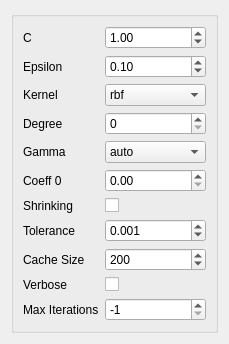
<?xml version="1.0" encoding="UTF-8"?>
<ui version="4.0">
 <class>Form</class>
 <widget class="QWidget" name="Form">
  <property name="geometry">
   <rect>
    <x>0</x>
    <y>0</y>
    <width>203</width>
    <height>304</height>
   </rect>
  </property>
  <property name="sizePolicy">
   <sizepolicy hsizetype="Ignored" vsizetype="Ignored">
    <horstretch>0</horstretch>
    <verstretch>0</verstretch>
   </sizepolicy>
  </property>
  <property name="windowTitle">
   <string>Form</string>
  </property>
  <layout class="QVBoxLayout" name="verticalLayout">
   <item>
    <widget class="QGroupBox" name="formGroupBox">
     <layout class="QFormLayout" name="formLayout">
      <property name="fieldGrowthPolicy">
       <enum>QFormLayout::AllNonFixedFieldsGrow</enum>
      </property>
      <item row="0" column="0">
       <widget class="QLabel" name="cLabel">
        <property name="text">
         <string>C</string>
        </property>
       </widget>
      </item>
      <item row="0" column="1">
       <widget class="QDoubleSpinBox" name="cDoubleSpinBox">
        <property name="toolTip">
         <string>Penalty parameter C of the error term.</string>
        </property>
        <property name="whatsThis">
         <string>http://scikit-learn.org/stable/modules/generated/sklearn.svm.SVR.html</string>
        </property>
        <property name="value">
         <double>1.000000000000000</double>
        </property>
       </widget>
      </item>
      <item row="1" column="0">
       <widget class="QLabel" name="epsilonLabel">
        <property name="text">
         <string>Epsilon</string>
        </property>
       </widget>
      </item>
      <item row="1" column="1">
       <widget class="QDoubleSpinBox" name="epsilonDoubleSpinBox">
        <property name="toolTip">
         <string>Epsilon in the epsilon-SVR model. It specifies the epsilon-tube within which no penalty is associated in the training loss function with points predicted within a distance epsilon from the actual value.</string>
        </property>
        <property name="whatsThis">
         <string>http://scikit-learn.org/stable/modules/generated/sklearn.svm.SVR.html</string>
        </property>
        <property name="value">
         <double>0.100000000000000</double>
        </property>
       </widget>
      </item>
      <item row="2" column="0">
       <widget class="QLabel" name="kernelLabel">
        <property name="text">
         <string>Kernel</string>
        </property>
       </widget>
      </item>
      <item row="2" column="1">
       <widget class="QComboBox" name="kernelComboBox">
        <property name="toolTip">
         <string>Specifies the kernel type to be used in the algorithm. It must be one of ‘linear’, ‘poly’, ‘rbf’, ‘sigmoid’, ‘precomputed’ or a callable. If none is given, ‘rbf’ will be used. If a callable is given it is used to precompute the kernel matrix.</string>
        </property>
        <property name="whatsThis">
         <string>http://scikit-learn.org/stable/modules/generated/sklearn.svm.SVR.html</string>
        </property>
        <item>
         <property name="text">
          <string>rbf</string>
         </property>
        </item>
        <item>
         <property name="text">
          <string>poly</string>
         </property>
        </item>
        <item>
         <property name="text">
          <string>sigmoid</string>
         </property>
        </item>
        <item>
         <property name="text">
          <string>linear</string>
         </property>
        </item>
        <item>
         <property name="text">
          <string>precomputed</string>
         </property>
        </item>
       </widget>
      </item>
      <item row="3" column="0">
       <widget class="QLabel" name="degreeLabel">
        <property name="text">
         <string>Degree</string>
        </property>
       </widget>
      </item>
      <item row="4" column="0">
       <widget class="QLabel" name="gammaLabel">
        <property name="text">
         <string>Gamma</string>
        </property>
       </widget>
      </item>
      <item row="4" column="1">
       <widget class="QComboBox" name="gammaComboBox">
        <property name="toolTip">
         <string>Kernel coefficient for ‘rbf’, ‘poly’ and ‘sigmoid’. If gamma is ‘auto’ then 1/n_features will be used instead.</string>
        </property>
        <property name="whatsThis">
         <string>http://scikit-learn.org/stable/modules/generated/sklearn.svm.SVR.html</string>
        </property>
        <item>
         <property name="text">
          <string>auto</string>
         </property>
        </item>
        <item>
         <property name="text">
          <string>rbf</string>
         </property>
        </item>
        <item>
         <property name="text">
          <string>poly</string>
         </property>
        </item>
        <item>
         <property name="text">
          <string>sigmoid</string>
         </property>
        </item>
       </widget>
      </item>
      <item row="5" column="0">
       <widget class="QLabel" name="coeff0Label">
        <property name="text">
         <string>Coeff 0</string>
        </property>
       </widget>
      </item>
      <item row="5" column="1">
       <widget class="QDoubleSpinBox" name="coeff0DoubleSpinBox">
        <property name="toolTip">
         <string>Independent term in kernel function. It is only significant in ‘poly’ and ‘sigmoid’.</string>
        </property>
        <property name="whatsThis">
         <string>http://scikit-learn.org/stable/modules/generated/sklearn.svm.SVR.html</string>
        </property>
       </widget>
      </item>
      <item row="6" column="0">
       <widget class="QLabel" name="shrinkingLabel">
        <property name="text">
         <string>Shrinking</string>
        </property>
       </widget>
      </item>
      <item row="6" column="1">
       <widget class="QCheckBox" name="shrinkingCheckBox">
        <property name="toolTip">
         <string>Whether to use the shrinking heuristic.</string>
        </property>
        <property name="whatsThis">
         <string>http://scikit-learn.org/stable/modules/generated/sklearn.svm.SVR.html</string>
        </property>
       </widget>
      </item>
      <item row="7" column="0">
       <widget class="QLabel" name="toleranceLabel">
        <property name="text">
         <string>Tolerance</string>
        </property>
       </widget>
      </item>
      <item row="7" column="1">
       <widget class="QDoubleSpinBox" name="toleranceDoubleSpinBox">
        <property name="toolTip">
         <string>Tolerance for stopping criterion.</string>
        </property>
        <property name="whatsThis">
         <string>http://scikit-learn.org/stable/modules/generated/sklearn.svm.SVR.html</string>
        </property>
        <property name="decimals">
         <number>3</number>
        </property>
        <property name="value">
         <double>0.001000000000000</double>
        </property>
       </widget>
      </item>
      <item row="8" column="0">
       <widget class="QLabel" name="cacheSizeLabel">
        <property name="text">
         <string>Cache Size</string>
        </property>
       </widget>
      </item>
      <item row="8" column="1">
       <widget class="QSpinBox" name="cacheSizeSpinBox">
        <property name="toolTip">
         <string>Specify the size of the kernel cache (in MB).</string>
        </property>
        <property name="whatsThis">
         <string>http://scikit-learn.org/stable/modules/generated/sklearn.svm.SVR.html</string>
        </property>
        <property name="maximum">
         <number>999</number>
        </property>
        <property name="value">
         <number>200</number>
        </property>
       </widget>
      </item>
      <item row="9" column="0">
       <widget class="QLabel" name="verboseLabel">
        <property name="text">
         <string>Verbose</string>
        </property>
       </widget>
      </item>
      <item row="9" column="1">
       <widget class="QCheckBox" name="verboseCheckBox">
        <property name="toolTip">
         <string>Enable verbose output. Note that this setting takes advantage of a per-process runtime setting in libsvm that, if enabled, may not work properly in a multithreaded context.</string>
        </property>
        <property name="whatsThis">
         <string>http://scikit-learn.org/stable/modules/generated/sklearn.svm.SVR.html</string>
        </property>
       </widget>
      </item>
      <item row="10" column="0">
       <widget class="QLabel" name="maxIterationsLabel">
        <property name="text">
         <string>Max Iterations</string>
        </property>
       </widget>
      </item>
      <item row="10" column="1">
       <widget class="QSpinBox" name="maxIterationsSpinBox">
        <property name="toolTip">
         <string>Hard limit on iterations within solver, or -1 for no limit.</string>
        </property>
        <property name="whatsThis">
         <string>http://scikit-learn.org/stable/modules/generated/sklearn.svm.SVR.html</string>
        </property>
        <property name="minimum">
         <number>-1</number>
        </property>
        <property name="maximum">
         <number>9999999</number>
        </property>
        <property name="value">
         <number>-1</number>
        </property>
       </widget>
      </item>
      <item row="3" column="1">
       <widget class="QSpinBox" name="degreeSpinBox">
        <property name="toolTip">
         <string>Degree of the polynomial kernel function (‘poly’). Ignored by all other kernels.</string>
        </property>
        <property name="whatsThis">
         <string>http://scikit-learn.org/stable/modules/generated/sklearn.svm.SVR.html</string>
        </property>
       </widget>
      </item>
     </layout>
    </widget>
   </item>
  </layout>
 </widget>
 <resources/>
 <connections/>
</ui>
